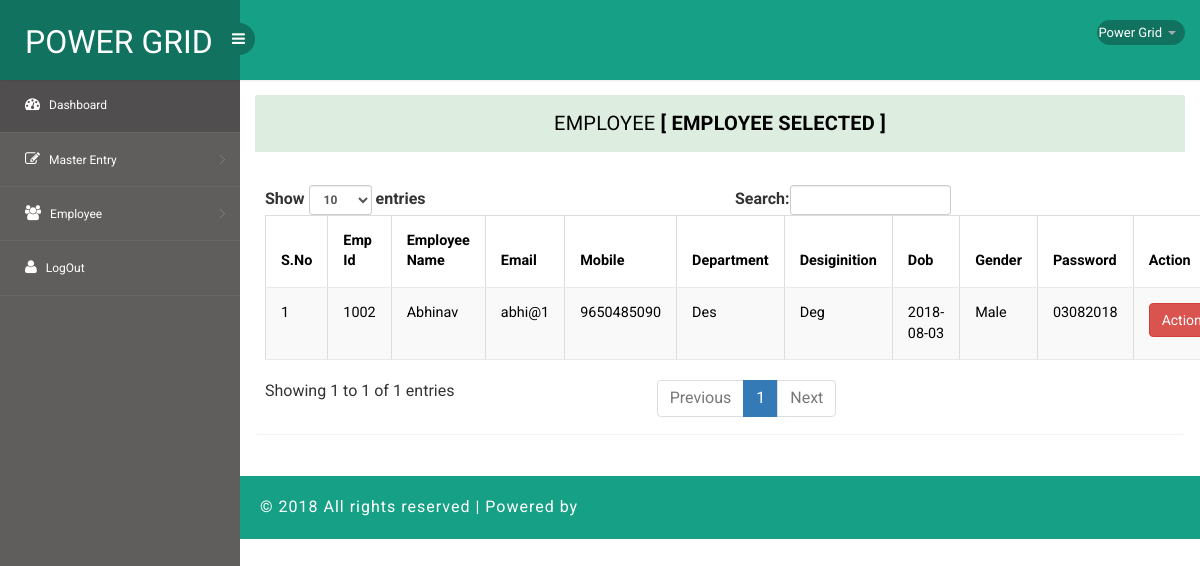
Page /admin/show-employeedetail.php (signed in) on the committed database.
### tables this page shows
CREATE TABLE `emp_entry` (
  `id` int(255) NOT NULL,
  `empid` varchar(100) NOT NULL,
  `empname` varchar(100) NOT NULL,
  `email` varchar(100) NOT NULL,
  `mobile` varchar(100) NOT NULL,
  `dept` varchar(100) NOT NULL,
  `des` varchar(100) NOT NULL,
  `dob` varchar(100) NOT NULL,
  `gender` varchar(100) NOT NULL,
  `password` varchar(100) NOT NULL,
  `date` varchar(100) NOT NULL,
  `status` varchar(100) NOT NULL
);

### admin/show-employeedetail.php (the view, shortened to what this page needs)
<?php
include('connect.php');
if(!isset($_SESSION['userid']) && !isset($_SESSION['password']))
{
  header("location:index.php");
}
else
{
?>
<!DOCTYPE html>
<head>
<link rel="stylesheet" href="css/bootstrap.min.css" >
<link href="css/style.css" rel='stylesheet' type='text/css' />
<link href="css/style-responsive.css" rel="stylesheet"/>
<link rel="stylesheet" href="css/font.css" type="text/css"/>
<link href="css/font-awesome.css" rel="stylesheet">
<link rel="stylesheet" href="css/morris.css" type="text/css"/>
<link rel="stylesheet" href="css/monthly.css">
</head>
<body>
<section id="container">
<?php include('top.php');?>
<aside>
    <?php include('sidebar.php');?>
</aside>
<section id="main-content">
	<section class="wrapper">
		<div class="row">
        <div class="col-lg-12">
       <div class="panel panel-default">
        <div class="panel-heading">
     Employee <b>[ Employee Selected ]</b>
    </div>
    <div style="padding:10px"><br>
      <table class="table table-striped table-bordered" id="example" >
        <thead>
          <tr>
            <th>S.No</th>
            <th>Emp Id</th>
            <th>Employee Name</th>
            <th>Email</th>
            <th>Mobile</th>
            <th>Department</th>
            <th>Desiginition</th>
            <th>Dob</th>
            <th>Gender</th>
            <th>Password</th>
            <th>Action</th>
          </tr>
        </thead>
        <tbody>
        <?php
		$k=1;
		$qry2=mysqli_query($con,"select * from emp_entry order by id desc");
        while($row2=mysqli_fetch_array($qry2)){
		?>
          <tr>
            <td><?php echo $k++;?></td>
            <td><?php echo $row2['empid'] ?></td>
            <td><?php echo $row2['empname'];?></td>
            <td><?php echo $row2['email'];?></td>
            <td><?php echo $row2['mobile'];?></td>
             <td><?php echo $row2['dept'];?></td>
            <td><?php echo $row2['des'];?></td>
            <td><?php echo $row2['dob'];?></td>
            <td><?php echo $row2['gender'];?></td>
            <td><?php echo $row2['password'];?></td>
            <td class="dropdown">
          <a href="#" class="dropdown-toggle btn btn-danger" data-toggle="dropdown" role="button" aria-haspopup="true" aria-expanded="false">Action <span class="caret"></span></a>
          </td>
          </tr>
           <?php }?>
        </tbody>
      </table>
    </div>
  </div>
        </div>
        </div>
</section>
		  <?php include('footer.php')?>
</section>
</section>
</body>
</html>
<?php }?>

### admin/css/style.css (style rules this page uses)
html, body { font-family: 'Roboto', sans-serif; font-size: 100%; overflow-x: hidden; background-size:cover; }
body a { transition: 0.5s all ease; -webkit-transition: 0.5s all ease; -moz-transition: 0.5s all ease; -o-transition: 0.5s all ease; -ms-transition: 0.5s all ease; text-decoration:none; }
#main-content { margin-left:240px; -webkit-transition:all .3s ease-in-out; -moz-transition:all .3s ease-in-out; -o-transition:all .3s ease-in-out; transition:all .3s ease-in-out; }
.wrapper { display:inline-block; margin-top:80px; padding:15px; width:100%; }
.panel-heading { position: relative; height: 57px; line-height: 57px; letter-spacing: 0.2px; color: #000; font-size: 18px; font-weight: 400; padding: 0 16px; background:#ddede0; border-top-right-radius: 2px; border-top-left-radius: 2px; text-transform: uppercase; text-align: center; }
.panel { border: none ! important; }
.table>thead>tr>th { border-bottom: 1px solid #e1ab91 ! important; }
.table>tbody>tr>td, .table>tbody>tr>th, .table>tfoot>tr>td, .table>tfoot>tr>th, .table>thead>tr>td, .table>thead>tr>th { border-bottom: 1px solid #e9e9e9 ! important; }
.table > thead > tr > th, .table > tbody > tr > th, .table > tfoot > tr > th, .table > thead > tr > td, .table > tbody > tr > td, .table > tfoot > tr > td { border-top: none !important; }
.table td, .table>tbody>tr>td, .table>tbody>tr>th, .table>tfoot>tr>td, .table>tfoot>tr>th, .table>thead>tr>td, .table>thead>tr>th { padding: 15px!important; }
.table > thead > tr > th, .table > tbody > tr > th, .table > tfoot > tr > th, .table > thead > tr > td, .table > tbody > tr > td, .table > tfoot > tr > td { font-size: 0.9em; color: #000000; border-top: none !important; }
.panel-default>.panel-heading { color: #000000 ! important; background-color: #ddede0 ! important; border-color: #ddede0 ! important; font-size: 20px; }

### rows in the picture
emp_entry: empid "1002", empname "Abhinav", email "abhi@1", mobile "9650485090", dept "Des", des "Deg", dob "2018-08-03", gender "Male", password "03082018"
